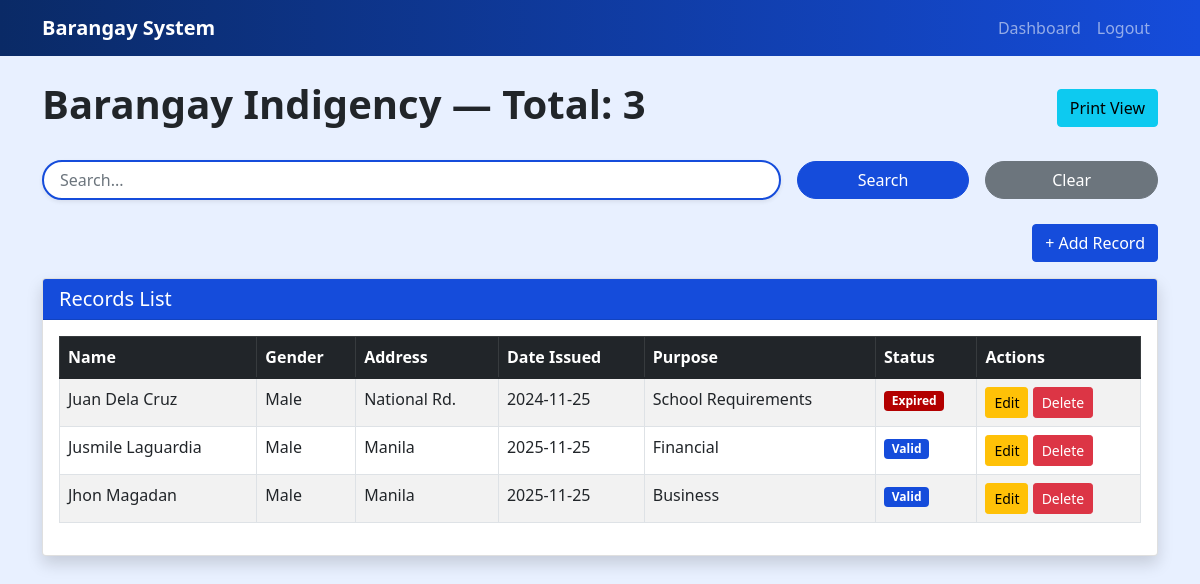
Before: /indigency with the older database file.
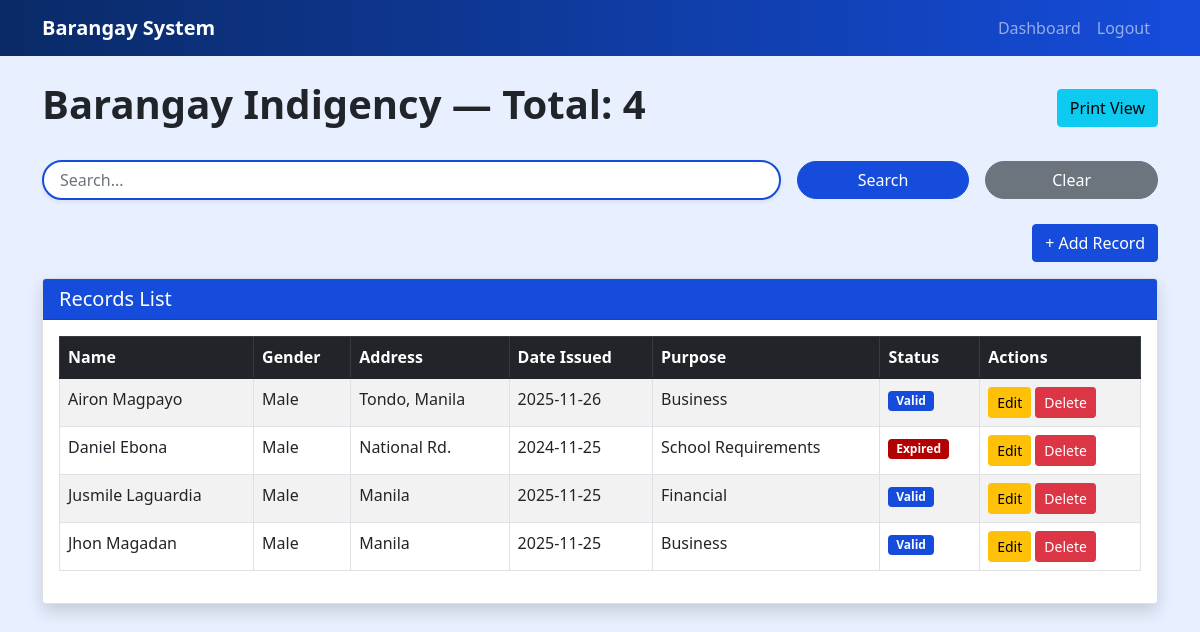
After: the same page with the newer database file.
### models.py (models this page shows)
class Indigency(db.Model):
    id = db.Column(db.Integer, primary_key=True)
    name = db.Column(db.String(200), nullable=False)
    address = db.Column(db.String(300))
    gender = db.Column(db.String(20))
    purpose = db.Column(db.String(300))
    status = db.Column(db.String(50))
    date_issued = db.Column(db.Date)

### app.py (the view, shortened to what this page needs)
        def view_func():
            q = request.args.get("q", "").strip()
            month = request.args.get("month", "")
            year = request.args.get("year", "")
            qry = Model.query
            if month and year and "date_issued" in Model.__table__.columns.keys():
                qry = qry.filter(
                    db.func.strftime("%m", Model.date_issued) == f"{int(month):02d}",
                    db.func.strftime("%Y", Model.date_issued) == year
                )
            records_orm = qry.order_by(Model.id.desc()).all()
            today = datetime.utcnow().date()
            for r in records_orm:
                if hasattr(r, "date_issued") and r.date_issued:
                    months = 12 if "business" in (getattr(r, "purpose", "") or "").lower() else 6
                    expiry = r.date_issued + timedelta(days=30 * months)
                    if hasattr(r, "status"):
                        r.status = "Expired" if today > expiry else "Valid"
            records = [row_to_dict(r, Model) for r in records_orm]
            headers = model_headers(Model)
            fields = make_fields_from_model(Model)
            page = request.args.get("page", 1, type=int)
            per_page = 10
            total = len(records)
            start = (page - 1) * per_page
            end = start + per_page
            page_records = records[start:end]
            class PageObj:
                def __init__(self, page, per_page, total):
                    self.page = page
                    self.per_page = per_page
                    self.total = total
                    self.pages = (total + per_page - 1) // per_page
            page_obj = PageObj(page, per_page, total)
            return render_template(
                template,
                title=title,
                records=page_records,
                page_obj=page_obj,
                q=q,
                month=month,
                year=year,
                route_name=prefix,
                headers=headers,
                fields=fields
            )

### app.py (called while the page is built)
def column_is_date(col):
    return "DATE" in str(col.type).upper() or col.type.__class__.__name__.lower().startswith("date")

def column_is_numeric(col):
    return col.type.__class__.__name__.lower() in ("integer", "bigint", "smallint", "numeric", "float", "decimal")

def model_columns(Model):
    return [c for c in Model.__table__.columns]

def model_headers(Model):
    return [c.name for c in model_columns(Model)]

def row_to_dict(row, Model):
    out = {}
    for c in model_columns(Model):
        val = getattr(row, c.name)
        if isinstance(val, datetime):
            out[c.name] = val.date().isoformat()
        elif hasattr(val, "isoformat") and column_is_date(c) and val is not None:
            try:
                out[c.name] = val.isoformat()
            except:
                out[c.name] = str(val)
        else:
            out[c.name] = val
    return out

### templates/indigency.html (shortened to what this page needs)
{% extends 'record_template.html' %}

### templates/record_template.html (shortened to what the changed rows need)
<!DOCTYPE html>
<html lang="en">
<head>
    <link href="https://cdn.jsdelivr.net/npm/bootstrap@5.1.3/dist/css/bootstrap.min.css" rel="stylesheet">
</head>
<body>
<div class="container mt-4">
    <div class="d-flex justify-content-between align-items-center mb-4">
        <h1 class="fw-bold text-center text-dark">
            {{ title }} — Total: {{ page_obj.total }}
        </h1>
        <div>
            <a href="{{ url_for('print_view', rtype=route_name) }}" class="btn btn-info">Print View</a>
        </div>
    </div>
    <div class="card shadow">
        <div class="card-body">
            {% if records %}
            <div class="table-responsive">
                <table class="table table-bordered table-striped">
                    <thead class="table-dark">
                    <tr>
                        {% for f in fields %}
                            <th>{{ f.name.replace('_',' ')|title }}</th>
                        {% endfor %}
                        {% if 'status' in headers %}
                            <th>Status</th>
                        {% endif %}
                        <th>Actions</th>
                    </tr>
                    </thead>
                    <tbody>
                    {% for r in records %}
                        <tr>
                            {% for f in fields %}
                                <td>{{ r[f.name] }}</td>
                            {% endfor %}
                            {% if 'status' in headers %}
                                <td>
                                    {% if r.status %}
                                        <span class="badge bg-{{ 'danger' if r.status=='Expired' else 'success' }}">
                                            {{ r.status }}
                                        </span>
                                    {% else %} — {% endif %}
                                </td>
                            {% endif %}
                            <td>
                                <a href="{{ url_for('edit_record', rtype=route_name, id=r['id']) }}"
                                   class="btn btn-sm btn-warning">Edit</a>
                                <form action="{{ url_for('delete_record', rtype=route_name, id=r['id']) }}"
                                      method="POST" style="display:inline;">
                                    <button class="btn btn-sm btn-danger"
                                            onclick="return confirm('Delete record?')">Delete</button>
                                </form>
                            </td>
                        </tr>
                    {% endfor %}
                    </tbody>
                </table>
            </div>
            {% else %}
                <div class="alert alert-info">No records found.</div>
            {% endif %}
        </div>
    </div>
</div>
</body>
</html>

Changed rows visible on the page:
removed Indigency: name "Juan Dela Cruz" "Male" "National Rd." "2024-11-25" "School Requirements", status "Expired"
added Indigency: name "Airon Magpayo" "Male" "Tondo, Manila" "2025-11-26" "Business", status "Valid"
added Indigency: name "Daniel Ebona" "Male" "National Rd." "2024-11-25" "School Requirements", status "Expired"
Other visible differences:
{{ page_obj.total }}: "3" → "4"
